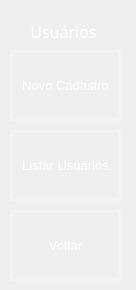
     <widget class="QWidget" name="page_5">
      <widget class="QToolButton" name="bttn_back_2">
       <property name="geometry">
        <rect>
         <x>10</x>
         <y>210</y>
         <width>111</width>
         <height>71</height>
        </rect>
       </property>
       <property name="sizePolicy">
        <sizepolicy hsizetype="Preferred" vsizetype="Preferred">
         <horstretch>0</horstretch>
         <verstretch>0</verstretch>
        </sizepolicy>
       </property>
       <property name="font">
        <font>
         <pointsize>10</pointsize>
        </font>
       </property>
       <property name="styleSheet">
        <string notr="true">QToolButton {
    background-color: rgba(0,0,0,0);
    border: 3px solid rgba(255, 255, 255, 0.3); /* Borda branca translúcida */
    color:  rgba(255, 255, 255,255); 
}

QToolButton:hover {
     background-color: rgba(255, 255, 255, 30);
    border-color: rgba(255, 255, 255,255); 
}

QToolButton:pressed {
    background-color: #A0B2C8; /* Azul acinzentado */
border-color: #003366; /* Azul escuro */
color:#003366;
}
</string>
       </property>
       <property name="text">
        <string>Voltar</string>
       </property>
       <property name="icon">
        <iconset>
         <normaloff>../Icones/keyboard_return_24dp_E3E3E3_FILL0_wght400_GRAD0_opsz24.png</normaloff>../Icones/keyboard_return_24dp_E3E3E3_FILL0_wght400_GRAD0_opsz24.png</iconset>
       </property>
       <property name="iconSize">
        <size>
         <width>32</width>
         <height>32</height>
        </size>
       </property>
       <property name="toolButtonStyle">
        <enum>Qt::ToolButtonTextUnderIcon</enum>
       </property>
      </widget>
      <widget class="QToolButton" name="bttn_listUser">
       <property name="geometry">
        <rect>
         <x>10</x>
         <y>130</y>
         <width>111</width>
         <height>71</height>
        </rect>
       </property>
       <property name="sizePolicy">
        <sizepolicy hsizetype="Preferred" vsizetype="Preferred">
         <horstretch>0</horstretch>
         <verstretch>0</verstretch>
        </sizepolicy>
       </property>
       <property name="font">
        <font>
         <pointsize>10</pointsize>
        </font>
       </property>
       <property name="styleSheet">
        <string notr="true">QToolButton {
    background-color: rgba(0,0,0,0);
    border: 3px solid rgba(255, 255, 255, 0.3); /* Borda branca translúcida */
    color:  rgba(255, 255, 255,255); 
}

QToolButton:hover {
     background-color: rgba(255, 255, 255, 30);
    border-color: rgba(255, 255, 255,255); 
}

QToolButton:pressed {
    background-color: #A0B2C8; /* Azul acinzentado */
border-color: #003366; /* Azul escuro */
color:#003366;
}
</string>
       </property>
       <property name="text">
        <string>Listar Usuários</string>
       </property>
       <property name="icon">
        <iconset>
         <normaloff>../Icones/list_24dp_E3E3E3_FILL0_wght400_GRAD0_opsz24.png</normaloff>../Icones/list_24dp_E3E3E3_FILL0_wght400_GRAD0_opsz24.png</iconset>
       </property>
       <property name="iconSize">
        <size>
         <width>32</width>
         <height>32</height>
        </size>
       </property>
       <property name="toolButtonStyle">
        <enum>Qt::ToolButtonTextUnderIcon</enum>
       </property>
      </widget>
      <widget class="QToolButton" name="bttn_newUser">
       <property name="geometry">
        <rect>
         <x>10</x>
         <y>50</y>
         <width>111</width>
         <height>71</height>
        </rect>
       </property>
       <property name="sizePolicy">
        <sizepolicy hsizetype="Preferred" vsizetype="Preferred">
         <horstretch>0</horstretch>
         <verstretch>0</verstretch>
        </sizepolicy>
       </property>
       <property name="font">
        <font>
         <pointsize>10</pointsize>
        </font>
       </property>
       <property name="styleSheet">
        <string notr="true">QToolButton {
    background-color: rgba(0,0,0,0);
    border: 3px solid rgba(255, 255, 255, 0.3); /* Borda branca translúcida */
    color:  rgba(255, 255, 255,255); 
}

QToolButton:hover {
     background-color: rgba(255, 255, 255, 30);
    border-color: rgba(255, 255, 255,255); 
}

QToolButton:pressed {
    background-color: #A0B2C8; /* Azul acinzentado */
border-color: #003366; /* Azul escuro */
color:#003366;
}
</string>
       </property>
       <property name="text">
        <string>Novo Cadastro</string>
       </property>
       <property name="icon">
        <iconset>
         <normaloff>../Icones/group_add_24dp_E3E3E3_FILL0_wght400_GRAD0_opsz24.png</normaloff>../Icones/group_add_24dp_E3E3E3_FILL0_wght400_GRAD0_opsz24.png</iconset>
       </property>
       <property name="iconSize">
        <size>
         <width>32</width>
         <height>32</height>
        </size>
       </property>
       <property name="toolButtonStyle">
        <enum>Qt::ToolButtonTextUnderIcon</enum>
       </property>
      </widget>
      <widget class="QLabel" name="label_2">
       <property name="geometry">
        <rect>
         <x>0</x>
         <y>20</y>
         <width>127</width>
         <height>21</height>
        </rect>
       </property>
       <property name="font">
        <font>
         <family>Montserrat Medium</family>
         <pointsize>12</pointsize>
         <weight>50</weight>
         <bold>false</bold>
        </font>
       </property>
       <property name="text">
        <string>&lt;html&gt;&lt;head/&gt;&lt;body&gt;&lt;p align=&quot;center&quot;&gt;&lt;span style=&quot; color:#ffffff;&quot;&gt;Usuários&lt;/span&gt;&lt;/p&gt;&lt;/body&gt;&lt;/html&gt;</string>
       </property>
      </widget>
     </widget>
